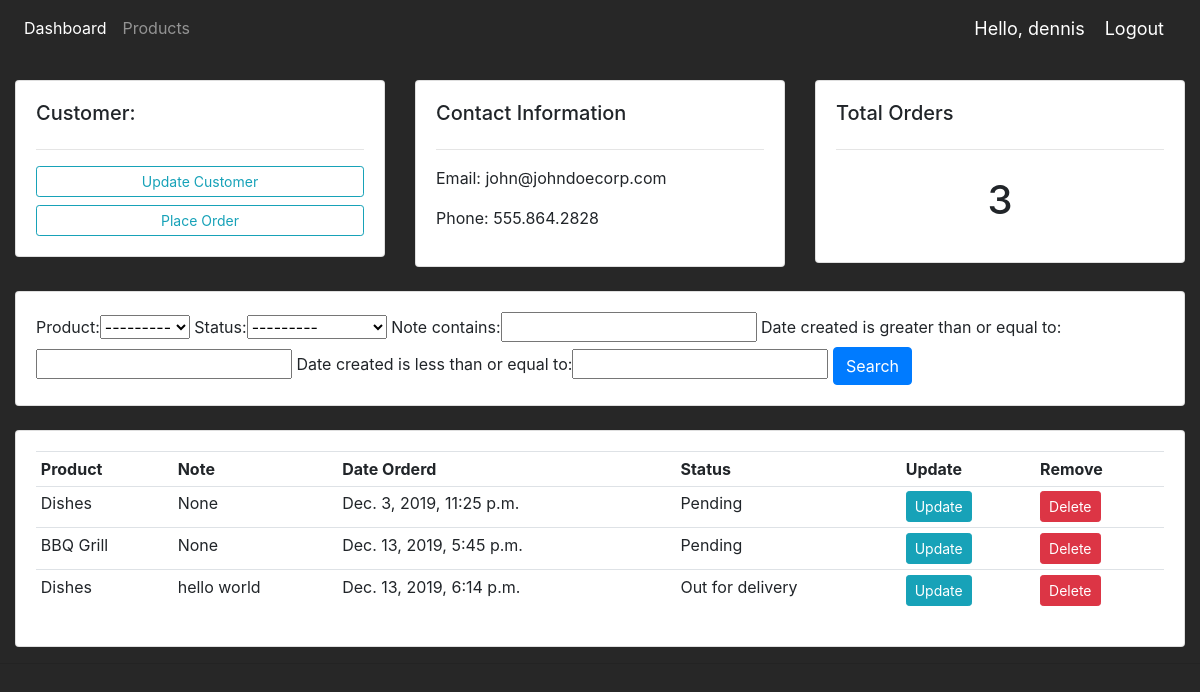
Screenshot of /customer/4/ (signed in) with the database file from the repository.
### accounts/models.py (models this page shows, shortened)
class Customer(models.Model):
	name = models.CharField(max_length=200, null=True)
	phone = models.CharField(max_length=200, null=True)
	email = models.CharField(max_length=200, null=True)
	date_created = models.DateTimeField(auto_now_add=True, null=True)

class Order(models.Model):
	STATUS = (
			('Pending', 'Pending'),
			('Out for delivery', 'Out for delivery'),
			('Delivered', 'Delivered'),
			)
	customer = models.ForeignKey(Customer, null=True, on_delete= models.SET_NULL)
	product = models.ForeignKey(Product, null=True, on_delete= models.SET_NULL)
	date_created = models.DateTimeField(auto_now_add=True, null=True)
	status = models.CharField(max_length=200, null=True, choices=STATUS)
	note = models.CharField(max_length=1000, null=True)

class Product(models.Model):
	CATEGORY = (
			('Indoor', 'Indoor'),
			('Out Door', 'Out Door'),
			)
	name = models.CharField(max_length=200, null=True)
	price = models.FloatField(null=True)
	category = models.CharField(max_length=200, null=True, choices=CATEGORY)
	description = models.CharField(max_length=200, null=True, blank=True)
	date_created = models.DateTimeField(auto_now_add=True, null=True)
	tags = models.ManyToManyField(Tag)
	def __str__(self):
		return self.name

### accounts/decorators.py (the view)
		def wrapper_func(request, *args, **kwargs):
			group = None
			if request.user.groups.exists():
				group = request.user.groups.all()[0].name
			if group in allowed_roles:
				return view_func(request, *args, **kwargs)
			else:
				return HttpResponse('You are not authorized to view this page')

### accounts/views.py (called while the page is built)
@login_required(login_url='login')
@admin_access(allowed_roles=['admin'])
def customer(request, pk_test):
	customer = Customer.objects.get(id=pk_test)
	orders = customer.order_set.all()
	order_count = orders.count()
	myFilter = OrderFilter(request.GET, queryset=orders)
	orders = myFilter.qs
	context = {'customer':customer, 'orders':orders, 'order_count':order_count,
	'myFilter':myFilter}
	return render(request, 'accounts/customer.html',context)

### accounts/templates/accounts/customer.html
{%  extends 'accounts/main.html' %}
{% block content %}
	<br>
<div class="row">
	<div class="col-md">
		<div class="card card-body">
			<h5>Customer:</h5>
			<hr>
			<a class="btn btn-outline-info  btn-sm btn-block" href="">Update Customer</a>
			<a class="btn btn-outline-info  btn-sm btn-block" href="{% url 'create_order' customer.id %}">Place Order</a>
		</div>
	</div>
	<div class="col-md">
		<div class="card card-body">
			<h5>Contact Information</h5>
			<hr>
			<p>Email: {{customer.email}}</p>
			<p>Phone: {{customer.phone}}</p>
		</div>
	</div>
	<div class="col-md">
		<div class="card card-body">
			<h5>Total Orders</h5>
			<hr>
			<h1 style="text-align: center;padding: 10px">{{order_count}}</h1>
		</div>
	</div>
</div>
<br>
<div class="row">
	<div class="col">
		<div class="card card-body">
			<form method="get">
				{{myFilter.form}}
		    <button class="btn btn-primary" type="submit">Search</button>
		  </form>
		</div>
	</div>
</div>
<br>
<div class="row">
	<div class="col-md">
		<div class="card card-body">
			<table class="table table-sm">
				<tr>
					<th>Product</th>
					<th>Note</th>
					<th>Date Orderd</th>
					<th>Status</th>
					<th>Update</th>
					<th>Remove</th>
				</tr>
				{% for order in orders %}
				<tr>
					<td>{{order.product}}</td>
					<td>{{order.note}}</td>
					<td>{{order.date_created}}</td>
					<td>{{order.status}}</td>
					<td><a class="btn btn-sm btn-info" href="{% url 'update_order' order.id %}">Update</a></td>
					<td><a class="btn btn-sm btn-danger" href="{% url 'delete_order' order.id %}">Delete</a></td>
				</tr>
				{% endfor %}
			</table>
		</div>
	</div>
</div>
{% endblock %}

### accounts/templates/accounts/navbar.html (shortened to what this page needs)
{% load static %}
<nav class="navbar navbar-expand-lg navbar-dark">
  <div class="collapse navbar-collapse" id="navbarNav">
    <ul class="navbar-nav">
      {% if request.user.is_staff %}
      <li class="nav-item active">
        <a class="nav-link" href="{% url 'home' %}">Dashboard</a>
      </li>
      <li class="nav-item">
        <a class="nav-link" href="{% url 'products' %}">Products</a>
      </li>
      {% endif %}
    </ul>
  </div>
  <span class="hello-msg">Hello, {{request.user}}</span>
  <span ><a  class="hello-msg" href="{% url 'logout' %}">Logout</a></span>
</nav>

### static/css/main.css (style rules this page uses)
body { background-color: #272727; }

### accounts/templates/accounts/navbar.html (style rules this page uses)
.hello-msg { font-size: 18px; color: #fff; margin-right: 20px; }

### rows the page displays
Customer: email "john@johndoecorp.com", phone "555.864.2828"
Order: product "Dishes", note "None", date_created "Dec. 3, 2019, 11:25 p.m.", status "Pending"
Order: product "BBQ Grill", note "None", date_created "Dec. 13, 2019, 5:45 p.m.", status "Pending"
Order: product "Dishes", note "hello world", date_created "Dec. 13, 2019, 6:14 p.m.", status "Out for delivery"

### other values shown
{{ request.user }} "dennis"
{{ order_count }} "3"
